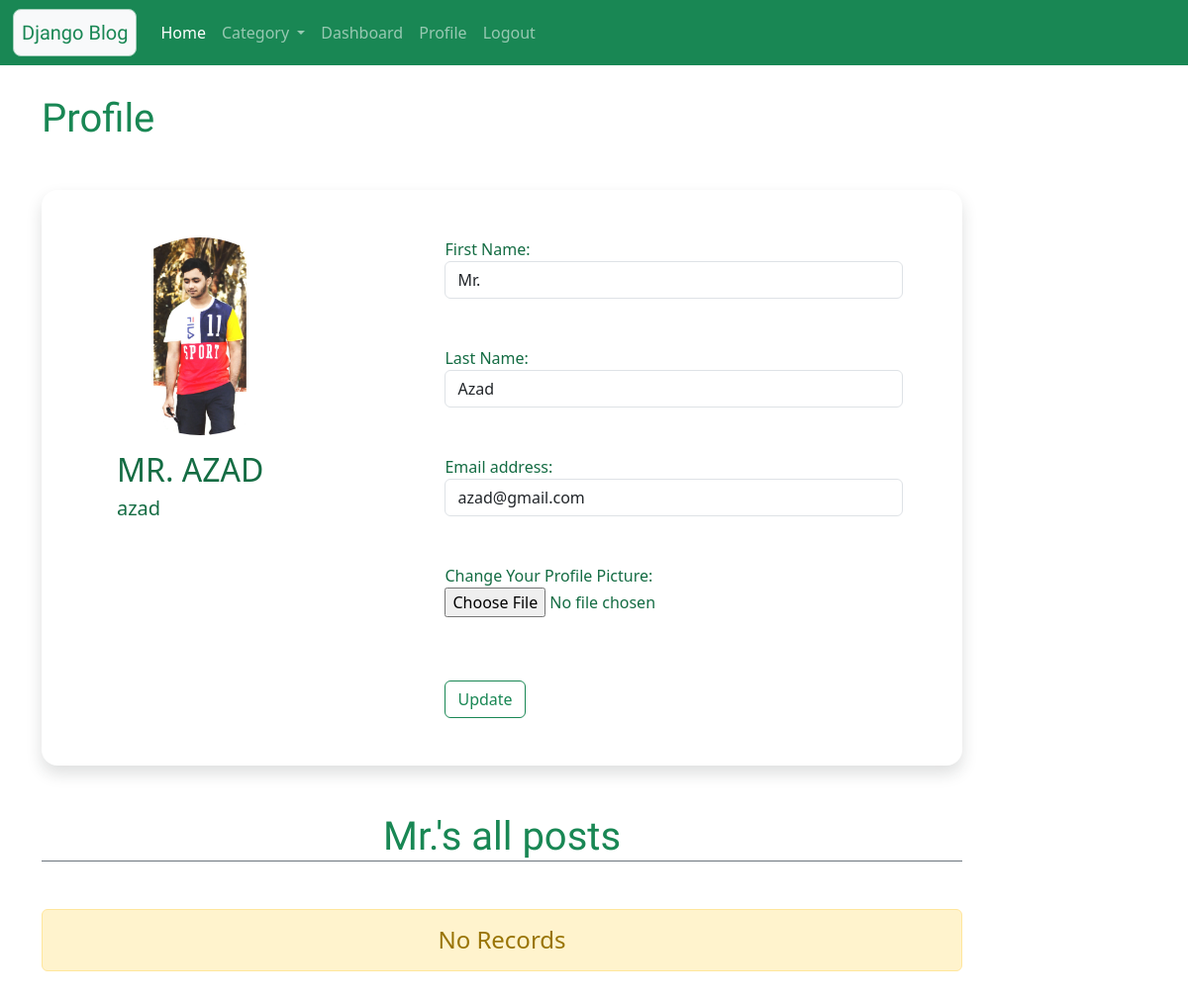
Page /user/userprofile/7 (signed in) on the earlier database version.
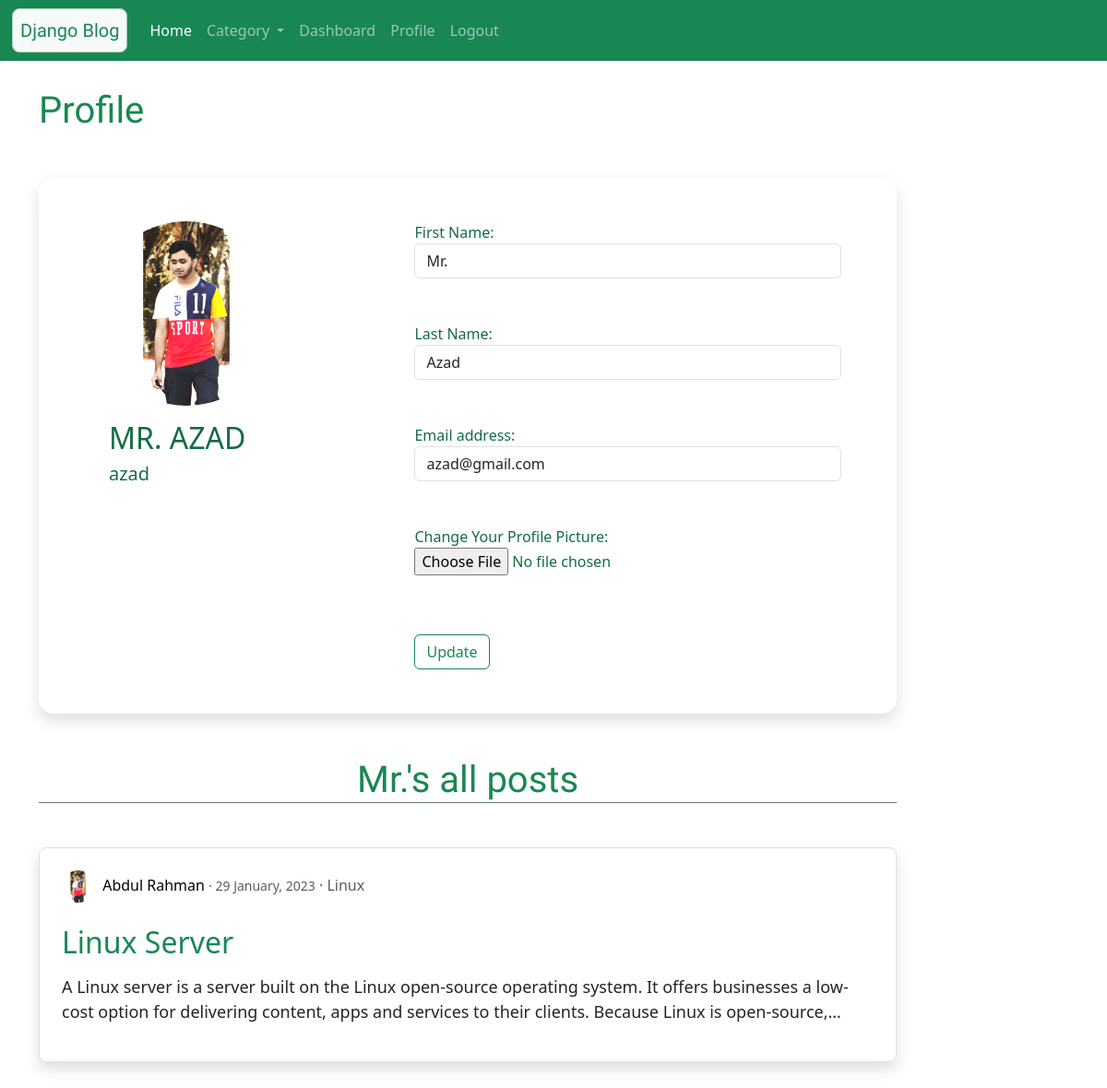
Same page on the later database version.
### user/models.py (models this page shows, shortened)
class Profile(models.Model):
    user = models.OneToOneField(User, on_delete=models.CASCADE)
    image = models.ImageField(default='default.jpg', upload_to='profile_pics')

### blog/models.py (models this page shows)
class Blog(models.Model):
    user = models.ForeignKey(User,on_delete=models.CASCADE)
    category = models.CharField(max_length=100, choices=category)
    title = models.CharField(max_length=150)
    description = models.TextField()
    create_at = models.DateTimeField(auto_now_add=True)
    update_at = models.DateTimeField(auto_now=True)

### user/views.py (the view)
# urls.py: path('userprofile/<int:id>', views.user_profile, name='userprofile'),
def user_profile(request, id):
    if request.user.is_authenticated:
        if request.method == 'POST':
            p_form = UserProfileUpdateForm(request.POST, instance=request.user)
            i_form = UserImgUpdateForm(request.POST, request.FILES, instance=request.user.profile)
            if p_form.is_valid() and i_form.is_valid():
                p_form.save()
                i_form.save()
                messages.success(request, 'Successfully Update!')
                return redirect('userprofile', id=id)
        else:
            p_form = UserProfileUpdateForm(instance=request.user)
            i_form = UserImgUpdateForm()
        context = {
            'p_form':p_form,
            'i_form':i_form,
            'all_blog' : Blog.objects.all(),
            'user_blog' : Blog.objects.filter(user=id).order_by('-id')
        }
        return render(request, 'user/userprofile.html', context)
    else:
        messages.warning(request, 'You must log in first.')
        return HttpResponseRedirect('/login/')

### user/forms.py
class UserProfileUpdateForm(forms.ModelForm):
    class Meta:
        model = User
        fields = ['first_name', 'last_name', 'email']
        labels = {'first_name': 'First Name', 'last_name': 'Last Name'}
        widgets = {
            'first_name': forms.TextInput(attrs={'class':'form-control'}),
            'last_name': forms.TextInput(attrs={'class':'form-control'}),
            'email': forms.EmailInput(attrs={'class':'form-control'}),
            }

class UserImgUpdateForm(forms.ModelForm):
    class Meta:
        model = Profile
        fields = ['image']
        labels = {'image': 'Change Your Profile Picture'}

### template/user/userprofile.html (shortened to what this page needs)
{% extends 'blog/base.html' %}
{% load static %}
{% block content %}
<div class="col-12  my-5">
  <h1 class="text-success Rounded my-5">
    Profile
  </h1>
  <div class="container">
    <div class="row mt-5">
      <div class="shadow col-lg-10 p-5 text-success-emphasis  rounded-4">
        <div class="container">
          <div class="row">
            <div class="col-sm-4">
              <img class="rounded-circle" style="width: 200px;" src="{{ user.profile.image.url }}">
              <p class="h2 px-3 pt-3 text-uppercase" >{{ user.first_name }} {{ user.last_name }}</p>
              <p class="h5 px-3" >{{ user.username }} </p>
            </div>
            <div class="col-sm-1"></div>
            <div class="col-sm-7">
              <form action="" method="POST" enctype="multipart/form-data" novalidate> {% csrf_token %}
                {% for i in p_form %}
                {{i.label_tag}} {{i}} <small class="text-warning-emphasis" >{{i.errors|striptags}}</small>  <br><br>
                {% endfor %}
                {{i_form.as_p}}
                <br><br>
                <input type="submit" class="btn btn-outline-success" value="Update">
              </form>
            </div>
          </div>
        </div>
      </div>
    </div>
  </div>
  <div class="col-sm-10  my-5">
    <h1 class="text-success text-center border-secondary border-bottom Rounded my-5">
      {{ user.first_name }}'s all posts
    </h1>
    {% if user_blog %}
    {% for blog in user_blog %}
    <div class="jumbotron p-3 shadow border rounded-3 px-4 py-4">
      <div class="">
        <img class="rounded-circle img-fluid article-img" src="{{ blog.user.profile.image.url }}">
        <a class="mr-2 disabled-link" href="{% url 'profile' blog.user.id %}">{{ blog.user.first_name }} {{ blog.user.last_name }}</a>
        <small class="text-muted"> &centerdot; {{ blog.create_at|date:"d F, Y" }}</small>
        <a class="text-muted disabled-link" href="{% url 'category' blog.category %}"> &centerdot; {{ blog.category }}</a>
      </div> <br>
      <p><a class="disabled-link text-success h2" href="{% url 'blog' blog.id %}">{{ blog.title }}</a></p>
      <p class="article-content p-s demo-1">{{blog.description}}</p>
    </div><br>
    {% endfor %}
    {% else %}
    <h4 class="text-center alert alert-warning"> No Records </h4>
  {% endif %}
  </div>
</div>
{% endblock content %}

### template/blog/base.html (shortened to what this page needs)
<!DOCTYPE html>
{% load static %}
<html lang="en">
<head>
    <link rel="stylesheet" href="{% static 'blog/css/bootstrap.css' %}">
  <link rel="stylesheet" href="{% static 'blog/css/style.css' %}">
</head>
<body>
  <div class="container-fluid" >
    {% include 'blog/navbar.html' %}
  </div>
  <div class="container">
    <div class="row">
      {% block content %}
      {% endblock content %}
    </div>
  </div>
</body>
</html>

### template/blog/navbar.html (shortened to what this page needs)
<nav class="navbar navbar-expand-lg navbar-dark text-success bg-success border border-success fixed-top">
  <div class="container-fluid">
    <a class="navbar-brand text-success bg-light border border-success-subtle rounded-3 Rounded p-2" href="/">Django Blog</a>
    <div class="collapse navbar-collapse" id="navbarNavDropdown">
      <ul class="navbar-nav">
        <li class="nav-item">
          <a class="nav-link active" aria-current="page" href="{% url 'home' %}">Home</a>
        </li>
        <li class="nav-item dropdown">
          <a class="nav-link dropdown-toggle" href="#" role="button" data-bs-toggle="dropdown" aria-expanded="false">
            Category
          </a>
        </li>
        {% if request.user.is_authenticated %}
        <li class="nav-item">
          <a class="nav-link" href="{% url 'dashboard' %}">Dashboard</a>
        </li>
        <li class="nav-item">
          <a class="nav-link" href="{% url 'userprofile' user.id %}">Profile</a>
        </li>
        <li class="nav-item">
          <a class="nav-link" href="{% url 'logout' %}">Logout</a>
        </li>
        {% endif %}
      </ul>
    </div>
  </div>
</nav>

### static/blog/css/style.css (style rules this page uses)
.disabled-link:link { color: rgb(0, 0, 0); background-color: transparent; text-decoration: none; }
.Rounded { font-family: 'Kalam', cursive; }
.article-content { white-space: pre-line; }
.article-img { height: 35px; width: 35px; margin-right: 5px; }
.demo-1 { overflow: hidden; display: -webkit-box; -webkit-line-clamp: 2; -webkit-box-orient: vertical; }
.p-s { font-size: 18px; }

Differences in the rows shown:
added Blog: user.profile.image (picture), user.first_name "Abdul", user.last_name "Rahman", create_at "29 January, 2023", category "Linux", title "Linux Server", description "A Linux server is a server built on the Linux open-source operating system. It offers businesses a low-cost option for delivering content, apps and services to their clients. Because Linux is…"
Other differences:
text no longer shown: "No Records"
